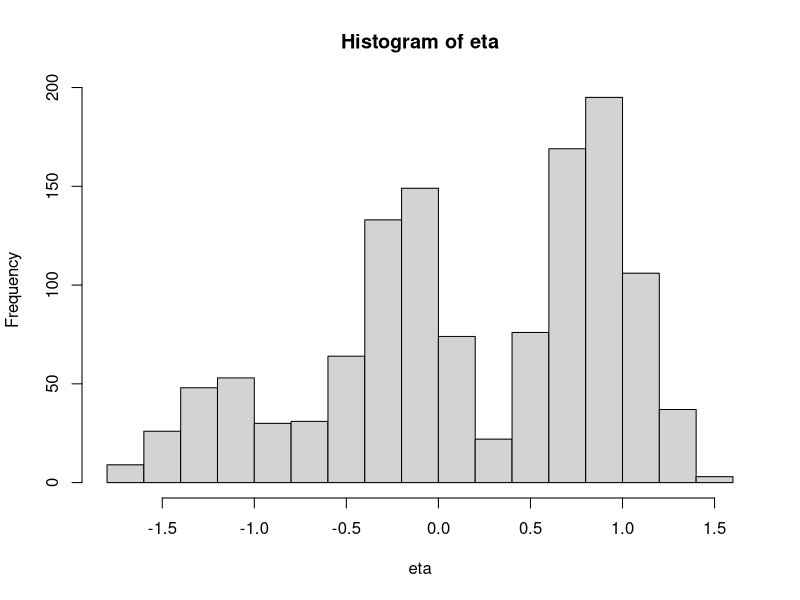
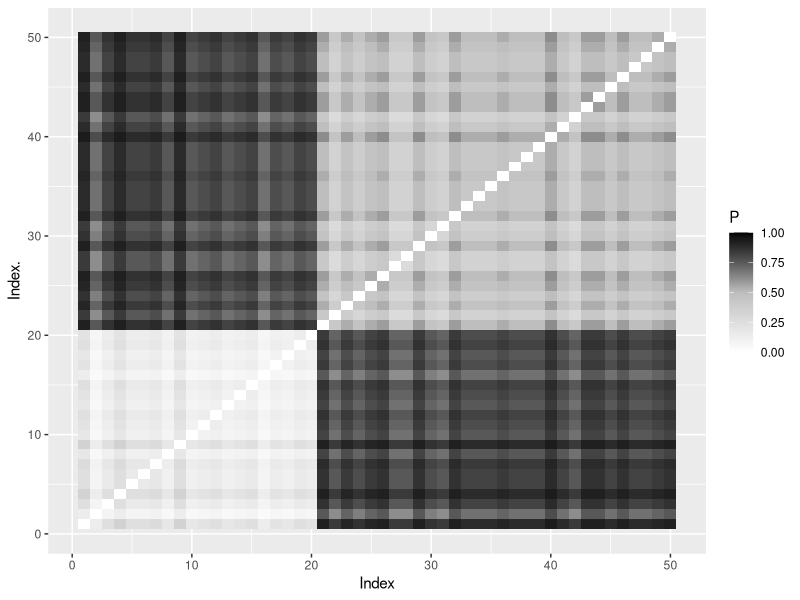
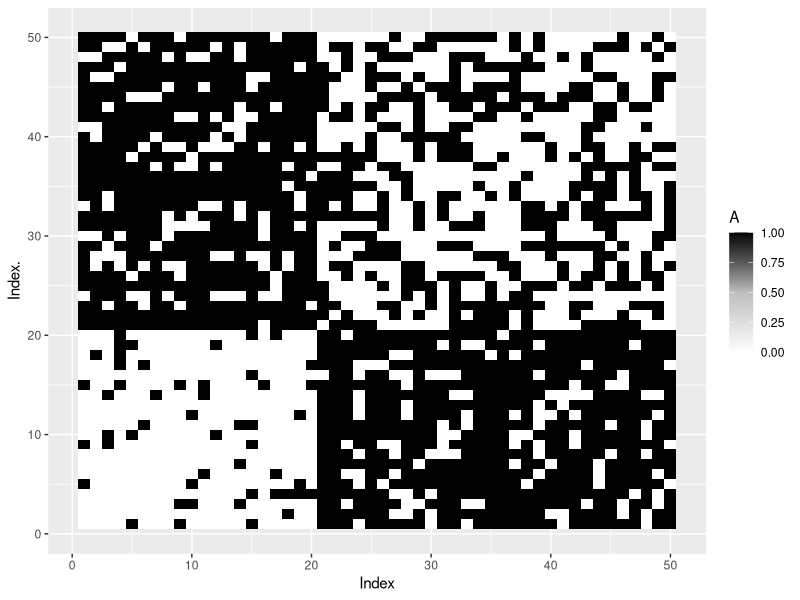
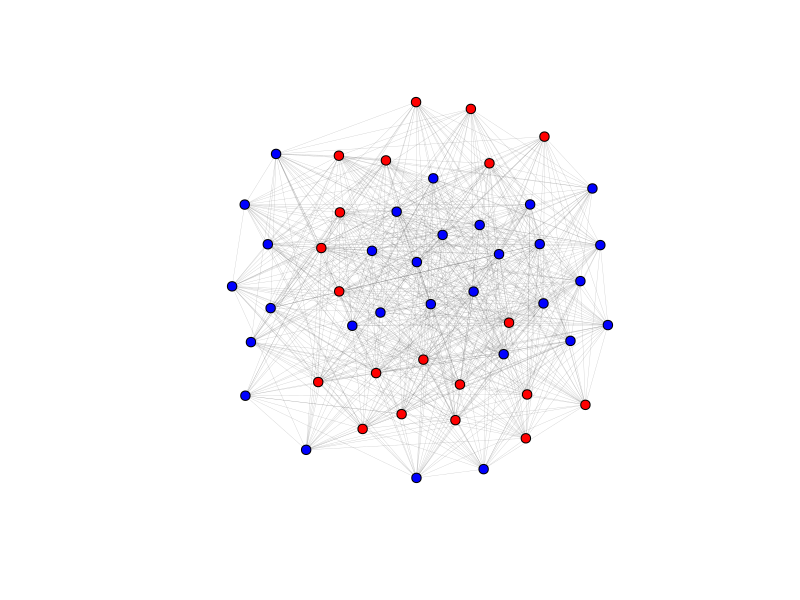
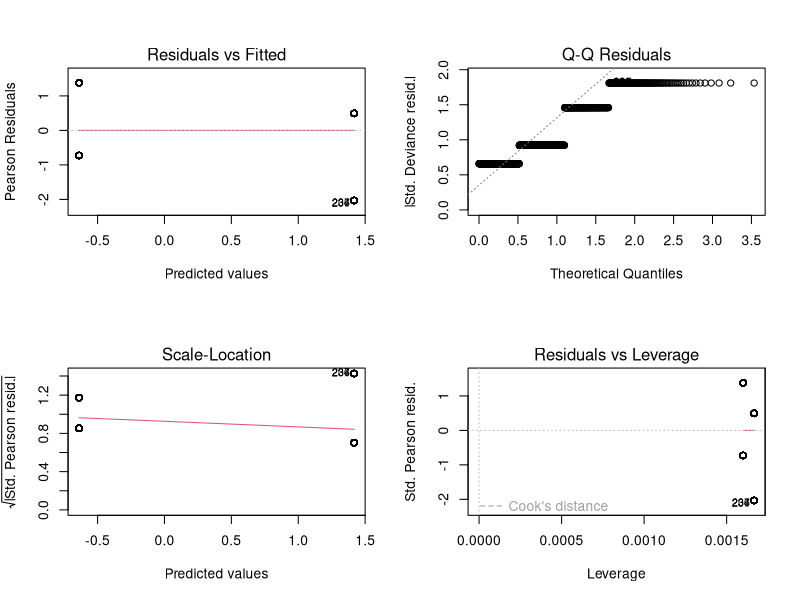
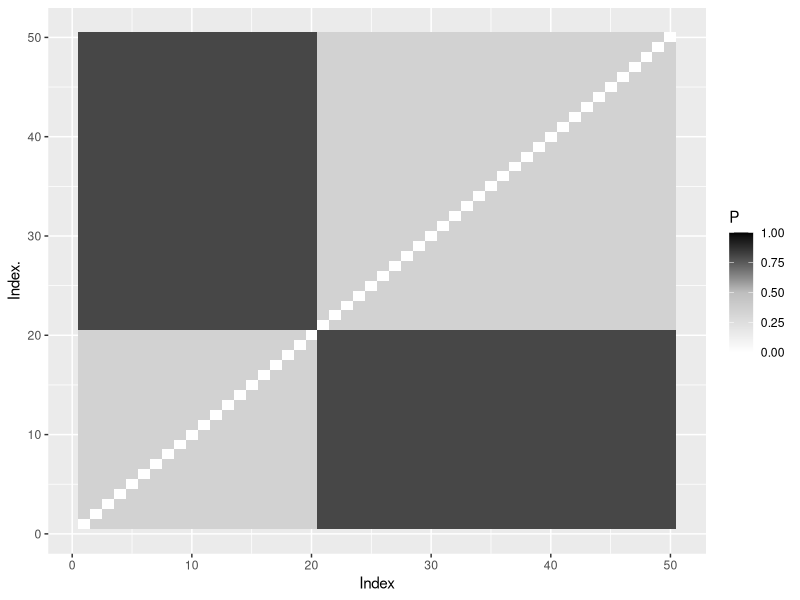
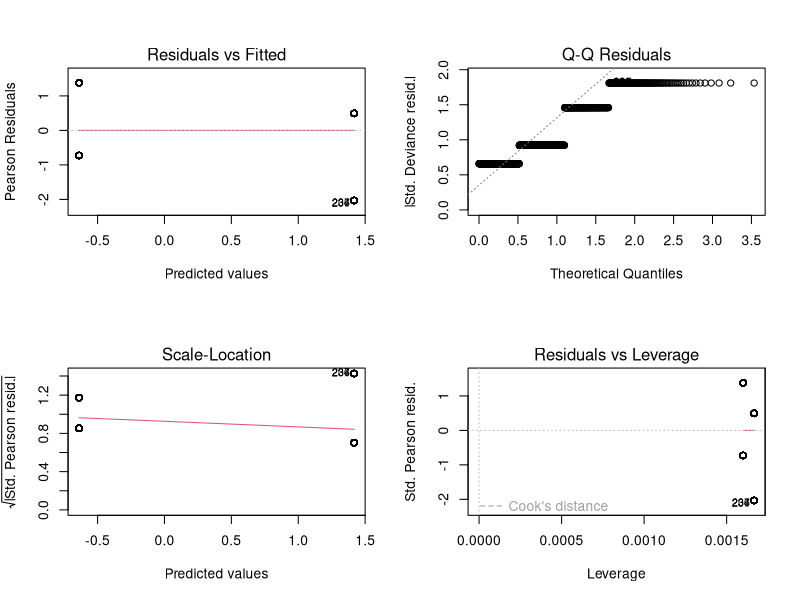
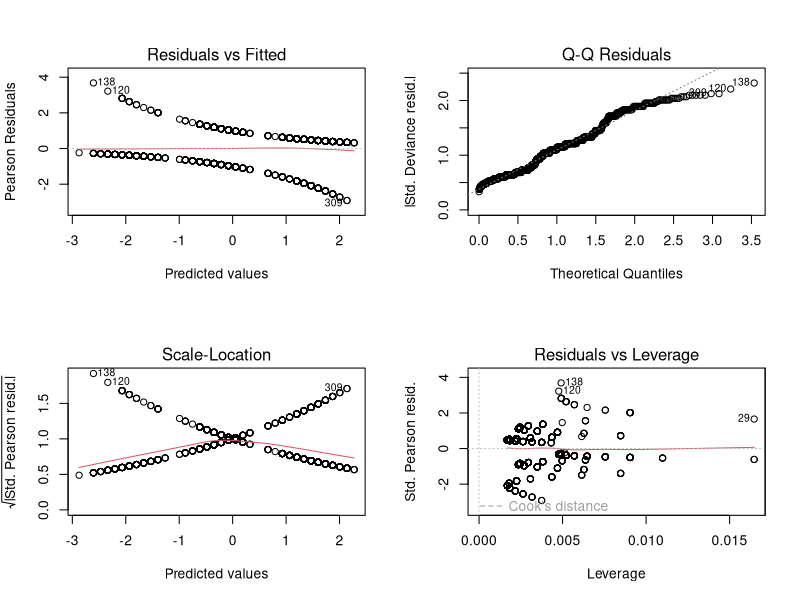

Write the R code that produced these figures, in order.
#-----------------------------------------------------------------------
#
#                   Bernoulli Simulation
#
#-----------------------------------------------------------------------

library(igraph)
library(ggplot2)
library(reshape)
#set seed 
set.seed(576)

#Define useful functions-------------------------------------------------
format_global = function(x){
	tmp = outer(x, x, "paste")
	tmp = tmp[upper.tri(tmp)]
	split = function(a) as.numeric(unlist(strsplit(a, " ")))
	X = t(sapply(tmp, split))
	return(X)		
}
getp = function(x) exp(x)/(1+exp(x))

#set up interesting sample graph-----------------------------------------
n = 50
size.gp1 = 20
size.gp2 = n - size.gp1

#make covariates based on groups
x1 = rpois(n, 4)
x2 = c(rep(1, size.gp1),rep(2, size.gp2))

X1 = format_global(x1)
X2 = format_global(x2)

X = cbind(X1, X2)
colnames(X) = rep("", ncol(X))
rownames(X) = rep("", nrow(X))
#create probability matrix
combine = function(x){
  ret = ifelse(x[3] + x[4] == 2, -2, ifelse(x[3] +x[4] == 4 ,-1,0)) +   
    +1/10*(x[1] + x[2]) 
  return(ret)
}
eta = apply(X, 1,combine)
hist(eta)

P = matrix(0, nrow = n, ncol = n)
P[upper.tri(P)] = pnorm(eta)
P[lower.tri(P)] = t(P)[lower.tri(P)]

#make pretty P plot
Pmelt = melt(P)
colnames(Pmelt) = c("Index","Index.","P")
ggplot(data = Pmelt, aes(x=Index, y=Index., fill=P)) + 
  geom_tile()+
  scale_fill_gradient2(low = "white", 
                       high = "black", mid = "grey", 
                       midpoint = 0.5, limit = c(0,1)) 

#set up sample function
bern_sample = function(p){
	return(rbinom(1,1,p))	
}
A_sample = function(P){
	A = apply(P,c(1,2),bern_sample)
	A[lower.tri(A)] = t(A)[lower.tri(A)]
	diag(A) = 0
	return(A)
}

#get sample and make some nice visuals
A = A_sample(P)

Amelt = melt(A)
colnames(Amelt) = c("Index","Index.","A")
ggplot(data = Amelt, aes(x=Index, y=Index., fill=A)) + 
  geom_tile()+ 
  scale_fill_gradient2(low = "white", 
                       high = "black", mid = "grey", 
                       midpoint = 0.5, limit = c(0,1)) 

par(mfrow = c(1,1))
net = graph_from_adjacency_matrix(A, mode = "undirected", weighted = TRUE)
V(net)$color = c(rep("red", size.gp1),rep("blue", size.gp2))
V(net)$label = ""
V(net)$size = 5
E(net)$width = .3
E(net)$color = "#55555555"
E(net)$arrow.mode = 0 
plot(net)

#set up logistic regression model-----------------------------
#set up response
A = as.matrix(as_adjacency_matrix(net))
Y = A[upper.tri(A, diag = F)]

#set up inter-nodal attributes
#group
group = ifelse(X[,3] == X[,4] & X[,4] == 2, 2, ifelse(X[,3] == X[,4] & X[,4] == 1, 1, 0))

#Construct model---------------------------------------------------

#homogenous group effect 
df = data.frame(Response = Y, SameGroup = ifelse(X[,3] == X[,4], 1,0))
m1 = glm(Response~.,data = df, family = binomial)
summary(m1)
par(mfrow = c(2,2)); plot(m1)

#get prob predictions
eta_diff = coef(m1)[1]
eta_same = sum(coef(m1))

getp(eta_same)
getp(eta_diff)

Phat = matrix(0, nrow = n, ncol = n)
Phat[upper.tri(Phat)] = m1$fitted.values
Phat[lower.tri(Phat)] = t(Phat)[lower.tri(Phat)]

#make pretty P plot
Pmelt = melt(Phat)
colnames(Pmelt) = c("Index","Index.","P")
ggplot(data = Pmelt, aes(x=Index, y=Index., fill=P)) + 
  geom_tile()+
  scale_fill_gradient2(low = "white", 
                       high = "black", mid = "grey", 
                       midpoint = 0.5, limit = c(0,1)) 

#construct test for overdispersion
sigma2 = sum(residuals(m1, type = "pearson")^2/m1$df.residual)
teststat = sigma2 * m1$df.residual
cuttoff = qchisq(.95, m1$df.residual)
reject = teststat > cuttoff


#Construct model---------------------------------------------------

#inhomogenous group effect 
df = data.frame(Response = Y, SameGroup = as.factor(group))
m2 = glm(Response~.,data = df, family = binomial)
summary(m2)
par(mfrow = c(2,2)); plot(m1)

Phat = matrix(0, nrow = n, ncol = n)
Phat[upper.tri(Phat)] = m1$fitted.values
Phat[lower.tri(Phat)] = t(Phat)[lower.tri(Phat)]

#construct test for overdispersion
sigma2 = sum(residuals(m2, type = "pearson")^2/m2$df.residual)
teststat = sigma2 * m2$df.residual
cuttoff = qchisq(.95, m2$df.residual)
reject = teststat > cuttoff



#make CIs
C = vcov(m2)
p0 = getp(coef(m2)[1])
p0l = getp(coef(m2)[1] - qnorm(0.975)*sqrt(C[1,1]))
p0r = getp(coef(m2)[1] + qnorm(0.975)*sqrt(C[1,1]))

p1 = getp(coef(m2)[1] + coef(m2)[2])
p1l = getp(coef(m2)[1] +coef(m2)[2] - qnorm(0.975)*sqrt(C[1,1] + C[2,2] + 2*C[1,2]))
p1r = getp(coef(m2)[1] +coef(m2)[2] + qnorm(0.975)*sqrt(C[1,1] + C[2,2] + 2*C[1,2]))

p2 = getp(coef(m2)[1] + coef(m2)[3])
p2l = getp(coef(m2)[1] +coef(m2)[3] - qnorm(0.975)*sqrt(C[1,1] + C[3,3] + 2*C[1,3]))
p2r = getp(coef(m2)[1] +coef(m2)[3] + qnorm(0.975)*sqrt(C[1,1] + C[3,3] + 2*C[1,3]))

c(p0l,p0r)
c(p1l,p1r)
c(p2l,p2r)

#include poisson covartiate-----------------------------------------------
df = data.frame(Response = Y, 
                SameGroup = as.factor(group),
                GlobalPois = as.numeric(X[,1]) +as.numeric(X[,2]))
m3 = glm(Response~.,data = df, family = binomial)
summary(m3)
par(mfrow = c(2,2)); plot(m3)

Phat = matrix(0, nrow = n, ncol = n)
Phat[upper.tri(Phat)] = m3$fitted.values
Phat[lower.tri(Phat)] = t(Phat)[lower.tri(Phat)]

Pmelt = melt(Phat)
colnames(Pmelt) = c("Index","Index.","P")
ggplot(data = Pmelt, aes(x=Index, y=Index., fill=P)) + 
  geom_tile()+ 
  scale_fill_gradient2(low = "white", 
                       high = "black", mid = "grey", 
                       midpoint = 0.5, limit = c(0,1)) 

#test for which model is best
anova(m1, m2,m3, test = "Chisq")
